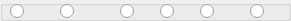
     <widget class="QGroupBox" name="groupBox_4">
      <property name="geometry">
       <rect>
        <x>110</x>
        <y>70</y>
        <width>291</width>
        <height>21</height>
       </rect>
      </property>
      <property name="title">
       <string/>
      </property>
      <widget class="QRadioButton" name="radioButton80RxAnt1">
       <property name="geometry">
        <rect>
         <x>10</x>
         <y>0</y>
         <width>21</width>
         <height>22</height>
        </rect>
       </property>
       <property name="text">
        <string/>
       </property>
      </widget>
      <widget class="QRadioButton" name="radioButton80RxAnt2">
       <property name="geometry">
        <rect>
         <x>60</x>
         <y>0</y>
         <width>21</width>
         <height>22</height>
        </rect>
       </property>
       <property name="text">
        <string/>
       </property>
      </widget>
      <widget class="QRadioButton" name="radioButton80RxAnt3">
       <property name="geometry">
        <rect>
         <x>120</x>
         <y>0</y>
         <width>21</width>
         <height>22</height>
        </rect>
       </property>
       <property name="text">
        <string/>
       </property>
      </widget>
      <widget class="QRadioButton" name="radioButton80RxRX1">
       <property name="geometry">
        <rect>
         <x>160</x>
         <y>0</y>
         <width>21</width>
         <height>22</height>
        </rect>
       </property>
       <property name="text">
        <string/>
       </property>
      </widget>
      <widget class="QRadioButton" name="radioButton80RxRX2">
       <property name="geometry">
        <rect>
         <x>200</x>
         <y>0</y>
         <width>21</width>
         <height>22</height>
        </rect>
       </property>
       <property name="text">
        <string/>
       </property>
      </widget>
      <widget class="QRadioButton" name="radioButton80RxXVRX">
       <property name="geometry">
        <rect>
         <x>250</x>
         <y>0</y>
         <width>21</width>
         <height>22</height>
        </rect>
       </property>
       <property name="text">
        <string/>
       </property>
      </widget>
     </widget>
